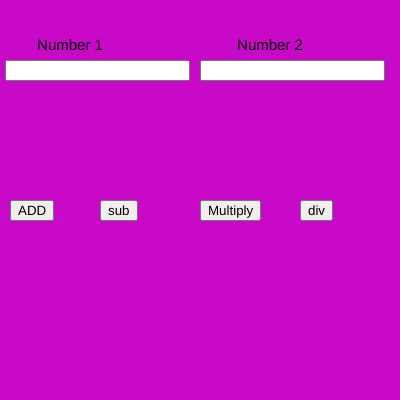
Frame 1 (no input)
Frame 60 (no input): identical to frame 1, image omitted
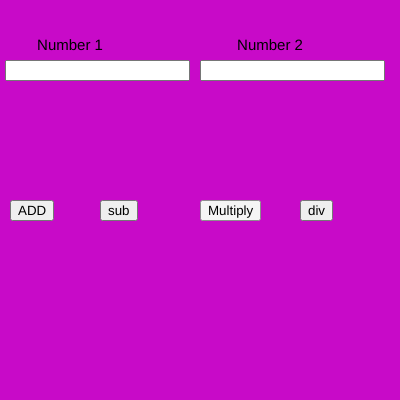
Frame 120 (the mouse pressed at the canvas centre since frame 60)

The p5.js sketch that drew these frames (run headless with seeded random() and noise() and a simulated clock; from frame 60 on, the mouse is pressed at the canvas centre):

// p5.js sketch
// ── sketch.js
var n1,n2;
var b1,b2,b3,b4;

function setup() {
  
  createCanvas(400, 400);
  
  num1 = createInput();
  num1.position(5, 60);
  
  num2 = createInput();
  num2.position(200, 60);
  
  b1 = createButton("ADD");
  b1.position(10, 200);
  b1.mousePressed(add);

  b2 = createButton("sub");
  b2.position(100, 200);
  b2.mousePressed(sub);

  
  b3 = createButton("Multiply");
  b3.position(200, 200);
  b3.mousePressed(mul);

  b4 = createButton("div");
  b4.position(300, 200);
  b4.mousePressed(div);
  
  
  textAlign(CENTER);
  textSize(15);
}

function draw() {
  background(200,10,200)
  text("Number 1",70,50)
  text("Number 2",270,50)
  
  n1=parseInt(num1.value())
  n2=parseInt(num2.value())
}
function add (){
  console.log(n1+n2)
}
function sub (){
  console.log(n1-n2)
}
function mul (){
  console.log(n1*n2)
}
function div (){
  console.log(n1/n2)
}
